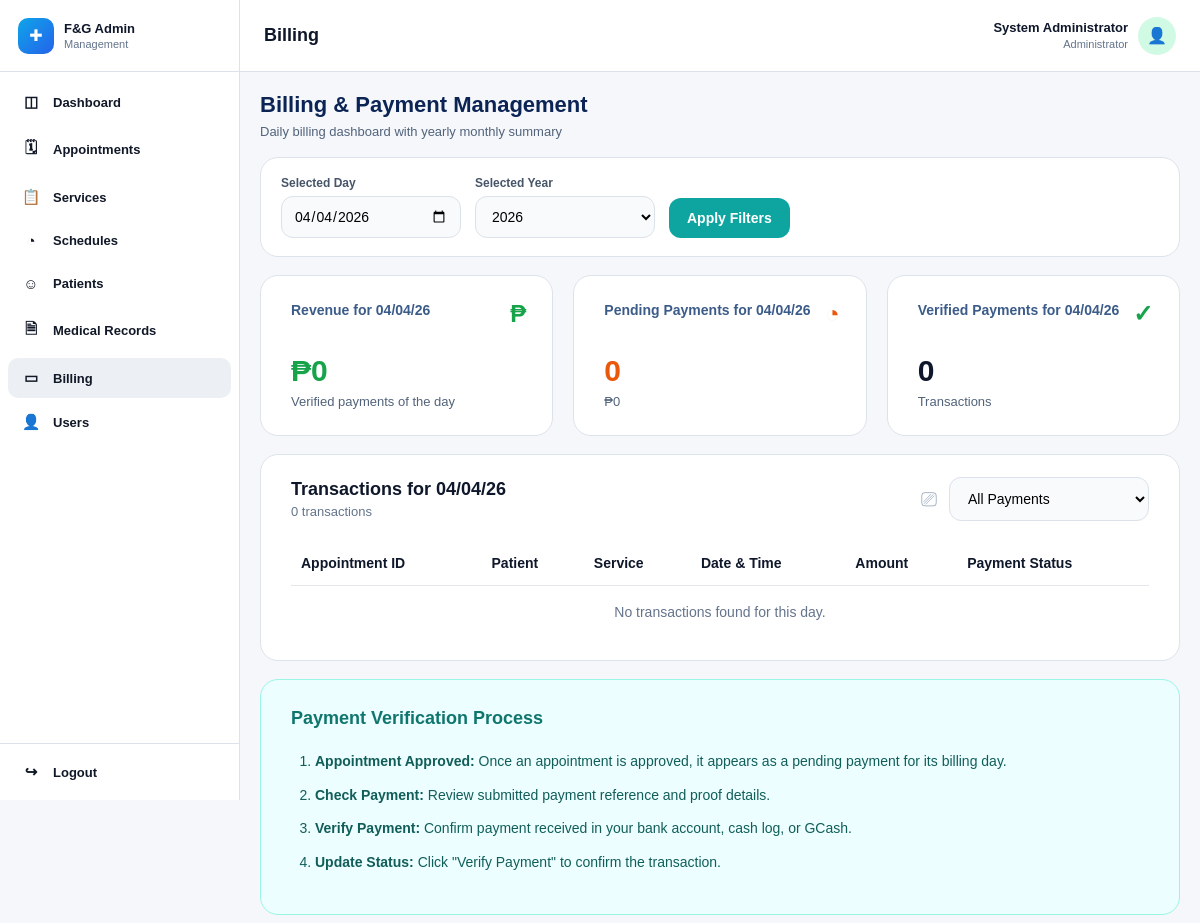
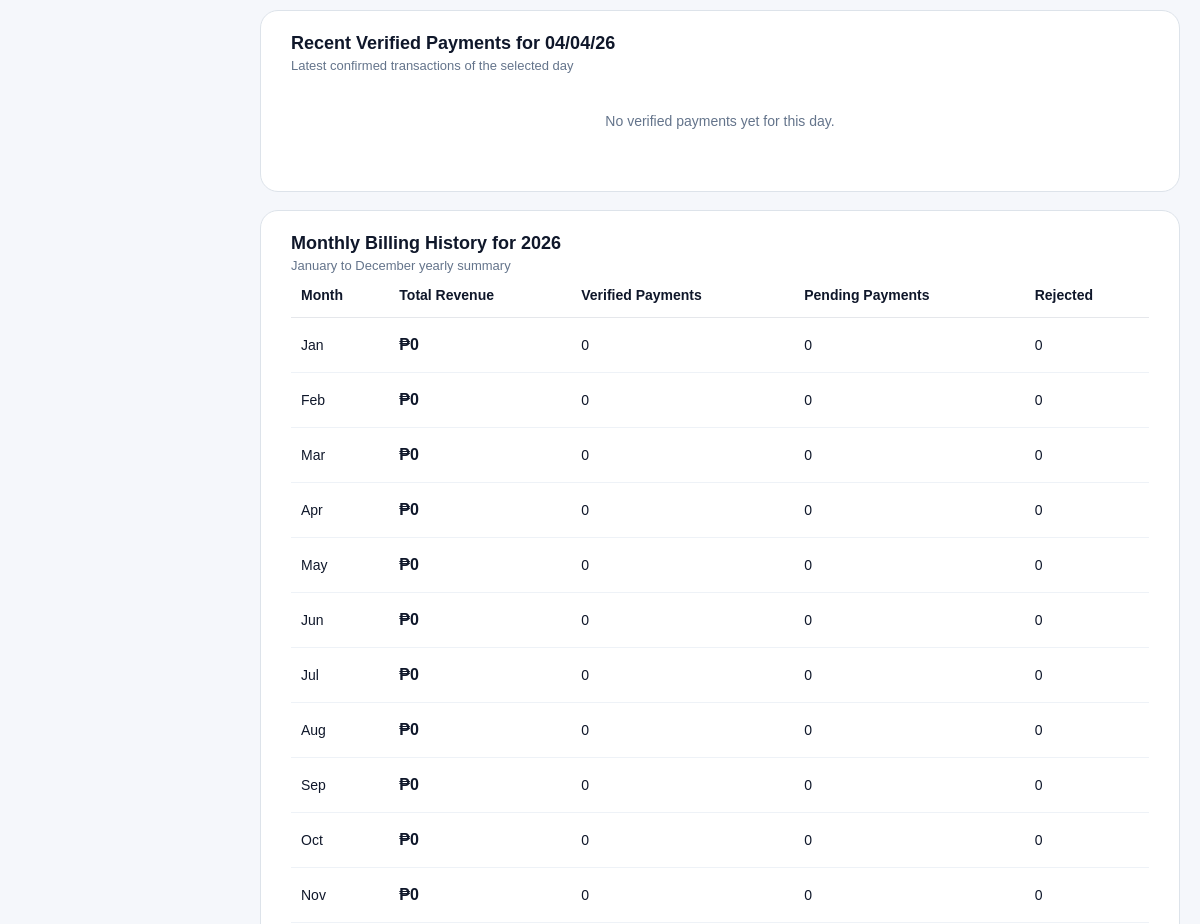
The app's page /admin/manage-billing.php (signed in, upper part), older data (2 pictures, top to bottom).
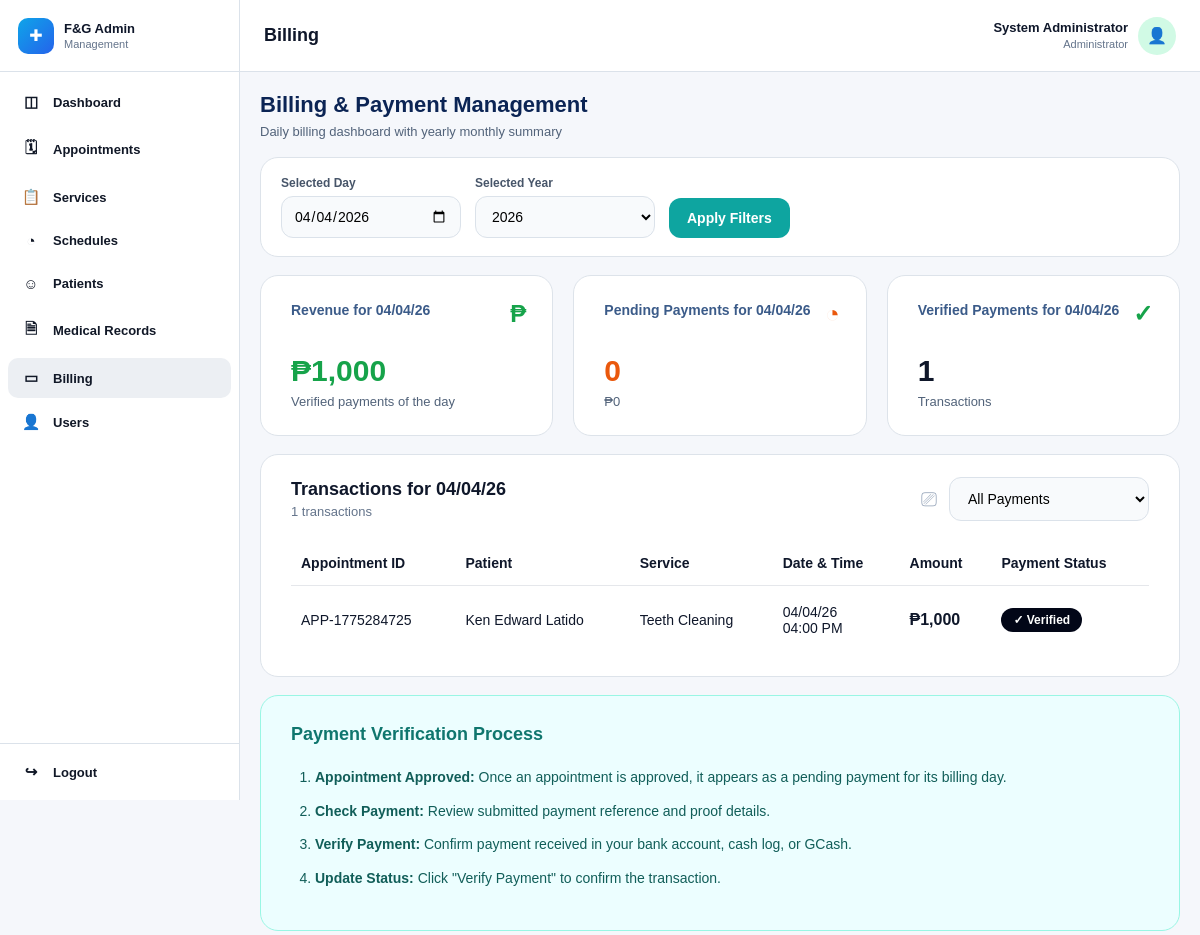
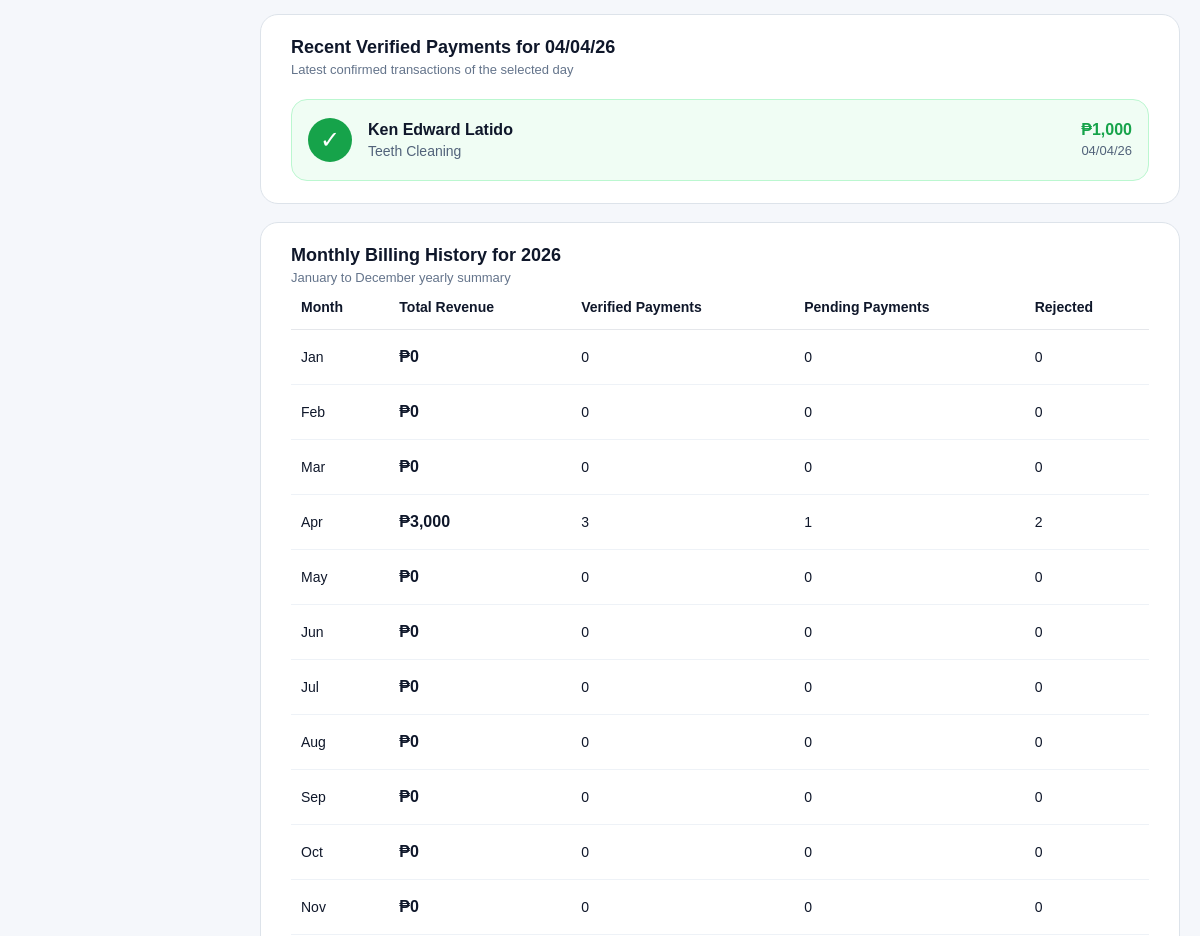
The same page, newer data (2 pictures, top to bottom).
### tables this page shows
CREATE TABLE `appointments` (
  `appointment_id` int(11) NOT NULL,
  `appointment_code` varchar(30) NOT NULL,
  `patient_id` int(11) NOT NULL,
  `service_id` int(11) NOT NULL,
  `dentist_id` int(11) NOT NULL,
  `requested_date` date NOT NULL,
  `requested_start_time` time NOT NULL,
  `requested_end_time` time NOT NULL,
  `final_date` date DEFAULT NULL,
  `final_start_time` time DEFAULT NULL,
  `final_end_time` time DEFAULT NULL,
  `status` enum('pending','approved','rejected','reschedule_requested','rescheduled','cancelled','completed','no_show') NOT NULL DEFAULT 'pending',
  `payment_status` enum('not_required','pending','submitted','verified','rejected') NOT NULL DEFAULT 'pending',
  `approval_notes` text DEFAULT NULL,
  `cancellation_reason` text DEFAULT NULL,
  `reschedule_reason` text DEFAULT NULL,
  `patient_concern` text DEFAULT NULL,
  `created_by_patient` int(11) NOT NULL,
  `last_updated_by` int(11) DEFAULT NULL,
  `created_at` timestamp NOT NULL DEFAULT current_timestamp(),
  `updated_at` timestamp NOT NULL DEFAULT current_timestamp() ON UPDATE current_timestamp()
);

CREATE TABLE `services` (
  `service_id` int(11) NOT NULL,
  `service_name` varchar(150) NOT NULL,
  `description` text DEFAULT NULL,
  `image_path` varchar(255) DEFAULT NULL,
  `duration_minutes` int(11) NOT NULL DEFAULT 30,
  `price` decimal(10,2) NOT NULL DEFAULT 0.00,
  `is_active` tinyint(1) NOT NULL DEFAULT 1,
  `created_by` int(11) DEFAULT NULL,
  `created_at` timestamp NOT NULL DEFAULT current_timestamp(),
  `updated_at` timestamp NOT NULL DEFAULT current_timestamp() ON UPDATE current_timestamp()
);

### admin/manage-billing.php (the view, shortened to what the changed rows need)
<?php
require_once '../config/database.php';
function safeDateFormat(?string $date, string $format = 'd/m/y'): string {
    $timestamp = strtotime($date);
    return $timestamp ? date($format, $timestamp) : 'N/A';
}
function moneyFormat($amount): string {
    return '₱' . number_format((float)$amount, 0);
}
function monthLabel(int $month): string {
    return date('M', mktime(0, 0, 0, $month, 1));
}
$selected_date = trim($_GET['selected_date'] ?? date('Y-m-d'));
$selected_year = isset($_GET['selected_year']) ? (int)$_GET['selected_year'] : (int)date('Y');
$transactions = [];
$billing_sql = "
    SELECT
        a.appointment_id,
        a.appointment_code,
        a.status AS appointment_status,
        a.payment_status,
        a.requested_date,
        a.final_date,
        a.requested_start_time,
        a.final_start_time,
        p.payment_id,
        p.amount AS payment_amount,
        p.payment_method,
        p.reference_number,
        p.payment_date,
        p.verification_status,
        p.created_at AS payment_created_at,
        s.service_name,
        s.price AS service_price,
        pp.patient_id,
        pp.first_name AS patient_first_name,
        pp.last_name AS patient_last_name
    FROM appointments a
    LEFT JOIN payments p ON a.appointment_id = p.appointment_id
    LEFT JOIN services s ON a.service_id = s.service_id
    LEFT JOIN patient_profiles pp ON a.patient_id = pp.patient_id
    WHERE a.status IN ('approved', 'completed', 'rejected')
    ORDER BY COALESCE(a.final_date, a.requested_date) DESC, a.appointment_id DESC
";
$billing_result = mysqli_query($conn, $billing_sql);
$total_transactions = 0;
$daily_verified_amount = 0;
$daily_pending_count = 0;
$daily_pending_amount = 0;
$daily_verified_count = 0;
$recent_verified = [];
$monthly_summary = [];
for ($m = 1; $m <= 12; $m++) {
    $monthly_summary[$m] = [
        'label' => monthLabel($m),
        'revenue' => 0,
        'payments' => 0,
        'pending' => 0,
        'rejected' => 0
    ];
}
if ($billing_result) {
    while ($row = mysqli_fetch_assoc($billing_result)) {
        $patient_name = trim(($row['patient_first_name'] ?? '') . ' ' . ($row['patient_last_name'] ?? ''));
        $service_name = trim($row['service_name'] ?? '');
        $appointment_status = strtolower(trim($row['appointment_status'] ?? 'pending'));
        $payment_status = strtolower(trim($row['payment_status'] ?? 'pending'));
        $service_price = isset($row['service_price']) ? (float)$row['service_price'] : 0.00;
        $payment_amount = isset($row['payment_amount']) ? (float)$row['payment_amount'] : 0.00;
        $amount = ($payment_amount > 0) ? $payment_amount : $service_price;
        $billing_date = $row['final_date'] ?: $row['requested_date'];
        $billing_time_raw = $row['final_start_time'] ?: $row['requested_start_time'];
        $billing_time = $billing_time_raw ? date('h:i A', strtotime($billing_time_raw)) : 'No time';
        $display_payment_status = $payment_status;
        if ($appointment_status === 'rejected') {
            $display_payment_status = 'rejected';
        }
        $row['patient_name'] = $patient_name;
        $row['service_name'] = $service_name;
        $row['display_date'] = $billing_date;
        $row['display_time'] = $billing_time;
        $row['display_status'] = ucfirst($display_payment_status);
        $row['amount_formatted'] = moneyFormat($amount);
        $row['computed_amount'] = $amount;
        $row['computed_payment_status'] = $display_payment_status;
        $row['appointment_label'] = !empty($row['appointment_code'])
            ? $row['appointment_code']
            : '#' . str_pad((string)$row['appointment_id'], 6, '0', STR_PAD_LEFT);
        if ($billing_date === $selected_date) {
            $transactions[] = $row;
            $total_transactions++;
            if ($display_payment_status === 'verified') {
                $daily_verified_count++;
                $daily_verified_amount += $amount;
                $recent_verified[] = $row;
            } elseif ($display_payment_status === 'pending') {
                $daily_pending_count++;
                $daily_pending_amount += $amount;
            }
        }
        if (!empty($billing_date)) {
            $year_of_row = (int)date('Y', strtotime($billing_date));
            $month_of_row = (int)date('n', strtotime($billing_date));
            if ($year_of_row === $selected_year) {
                if ($display_payment_status === 'verified') {
                    $monthly_summary[$month_of_row]['revenue'] += $amount;
                    $monthly_summary[$month_of_row]['payments']++;
                } elseif ($display_payment_status === 'pending') {
                    $monthly_summary[$month_of_row]['pending']++;
                } elseif ($display_payment_status === 'rejected') {
                    $monthly_summary[$month_of_row]['rejected']++;
                }
            }
        }
    }
}
$recent_verified = array_slice($recent_verified, 0, 5);
include("../includes/admin-header.php");
include("../includes/admin-sidebar.php");
?>
<div class="main-area">
    <div class="topbar">
        <h1>Billing</h1>
    </div>
    <div class="content">
        <div class="page-top">
            <h2>Billing & Payment Management</h2>
        </div>
        <div class="stats-grid">
            <div class="stat-card revenue">
                <div class="stat-title">Revenue for <?php echo htmlspecialchars(safeDateFormat($selected_date)); ?></div>
                <div class="stat-icon">₱</div>
                <div class="stat-value"><?php echo moneyFormat($daily_verified_amount); ?></div>
                <div class="stat-subtext">Verified payments of the day</div>
            </div>
            <div class="stat-card verified">
                <div class="stat-title">Verified Payments for <?php echo htmlspecialchars(safeDateFormat($selected_date)); ?></div>
                <div class="stat-icon">✓</div>
                <div class="stat-value"><?php echo $daily_verified_count; ?></div>
                <div class="stat-subtext">Transactions</div>
            </div>
        </div>
        <section class="panel">
            <div class="panel-head">
                <div class="panel-title">
                    <h3>Transactions for <?php echo htmlspecialchars(safeDateFormat($selected_date)); ?></h3>
                    <p><?php echo $total_transactions; ?> transactions</p>
                </div>
            </div>
            <div class="table-wrap">
                <table class="billing-table">
                    <thead>
                        <tr>
                            <th>Appointment ID</th>
                            <th>Patient</th>
                            <th>Service</th>
                            <th>Date &amp; Time</th>
                            <th>Amount</th>
                            <th>Payment Status</th>
                        </tr>
                    </thead>
                    <tbody id="billingTableBody">
                        <?php if (count($transactions) > 0): ?>
                            <?php foreach ($transactions as $transaction): ?>
                                <?php $status = strtolower($transaction['computed_payment_status'] ?? 'pending'); ?>
                                <tr data-status="<?php echo htmlspecialchars($status); ?>">
                                    <td><?php echo htmlspecialchars($transaction['appointment_label']); ?></td>
                                    <td><?php echo htmlspecialchars($transaction['patient_name']); ?></td>
                                    <td><?php echo htmlspecialchars($transaction['service_name']); ?></td>
                                    <td>
                                    <?php echo htmlspecialchars(safeDateFormat($transaction['display_date'], 'd/m/y')); ?><br>
                                    <span class="muted"><?php echo htmlspecialchars($transaction['display_time'] ?? 'No time'); ?></span>
                                    </td>
                                    <td><span class="amount-text"><?php echo htmlspecialchars($transaction['amount_formatted']); ?></span></td>
                                    <td>
                                        <span class="status-pill <?php echo htmlspecialchars($status); ?>">
                                            <?php echo $status === 'verified' ? '✓' : ($status === 'pending' ? '◔' : '•'); ?>
                                            <?php echo htmlspecialchars(ucfirst($status)); ?>
                                        </span>
                                    </td>
                                    </tr>
                            <?php endforeach; ?>
                        <?php else: ?>
                            <tr>
                                <td colspan="7" class="empty-state">No transactions found for this day.</td>
                            </tr>
                        <?php endif; ?>
                    </tbody>
                </table>
            </div>
        </section>
        <section class="panel">
            <div class="panel-title">
                <h3>Recent Verified Payments for <?php echo htmlspecialchars(safeDateFormat($selected_date)); ?></h3>
                <p>Latest confirmed transactions of the selected day</p>
            </div>
            <?php if (count($recent_verified) > 0): ?>
                <div class="recent-list">
                    <?php foreach ($recent_verified as $verified): ?>
                        <div class="recent-card">
                            <div class="recent-left">
                                <div class="recent-check">✓</div>
                                <div>
                                    <div class="recent-name"><?php echo htmlspecialchars($verified['patient_name']); ?></div>
                                    <div class="recent-service"><?php echo htmlspecialchars($verified['service_name']); ?></div>
                                </div>
                            </div>
                            <div class="recent-right">
                                <div class="recent-amount"><?php echo htmlspecialchars($verified['amount_formatted']); ?></div>
                                <div class="recent-date"><?php echo htmlspecialchars(safeDateFormat($verified['display_date'], 'd/m/y')); ?></div>
                            </div>
                        </div>
                    <?php endforeach; ?>
                </div>
            <?php else: ?>
                <div class="empty-state">No verified payments yet for this day.</div>
            <?php endif; ?>
        </section>
        <section class="panel">
            <div class="table-wrap">
                <table class="history-table">
                    <thead>
                        <tr>
                            <th>Month</th>
                            <th>Total Revenue</th>
                            <th>Verified Payments</th>
                            <th>Pending Payments</th>
                            <th>Rejected</th>
                        </tr>
                    </thead>
                    <tbody>
                        <?php foreach ($monthly_summary as $month => $data): ?>
                            <tr>
                                <td><?php echo htmlspecialchars($data['label']); ?></td>
                                <td><span class="amount-text"><?php echo moneyFormat($data['revenue']); ?></span></td>
                                <td><?php echo (int)$data['payments']; ?></td>
                                <td><?php echo (int)$data['pending']; ?></td>
                                <td><?php echo (int)$data['rejected']; ?></td>
                            </tr>
                        <?php endforeach; ?>
                    </tbody>
                </table>
            </div>
        </section>
        <?php include("../includes/admin-footer.php"); ?>

Row changes from the older to the newer data that the page shows:
added appointments: appointment_code "APP-1775284725", patient_name "Ken Edward Latido", service.service_name "Teeth Cleaning", requested_date "04/04/26", display_time "04:00 PM", amount_formatted "₱1,000", status "Verified"
Text that changed along with them:
moneyFormat($daily_verified_amount): "₱0" → "₱1,000"
$daily_verified_count: "0" → "1"
$total_transactions: "0" → "1"
new list line: "Apr ₱3,000 3 1 2"
text no longer shown: "No transactions found for this day. No verified payments yet for this day."
list line gone: "Apr ₱0 0 0 0"
